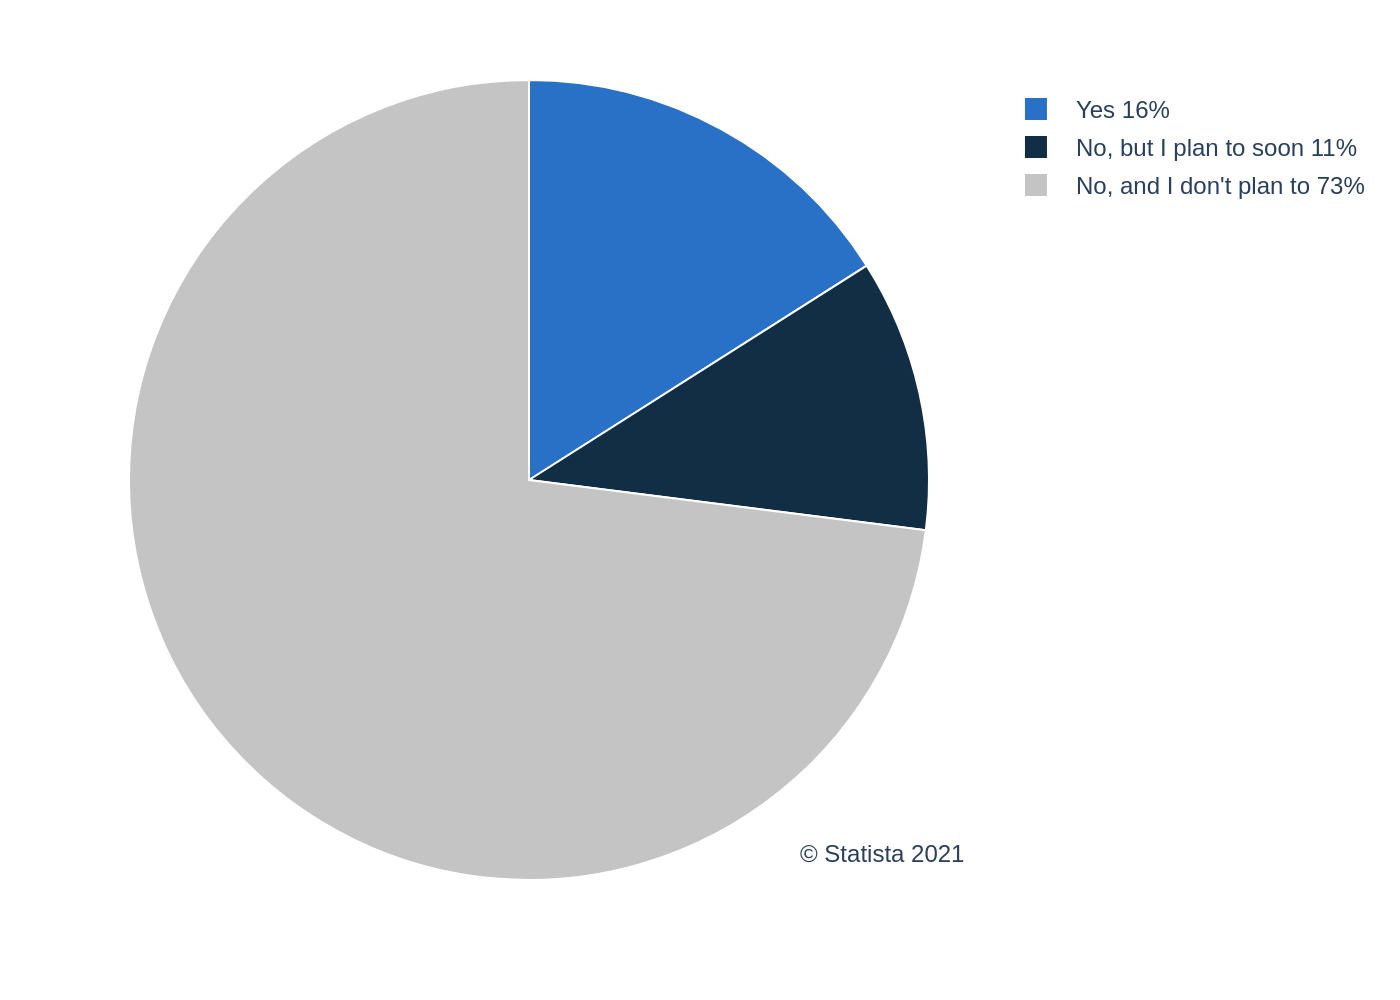

This chart was generated by the following Python code:
import sys
import json
import pathlib
import plotly.graph_objects as go

# --- 1. Load data from JSON file specified in command-line argument ---
if len(sys.argv) != 2:
    print("Usage: python generate_chart.py <json_file_path>")
    sys.exit(1)

json_path = pathlib.Path(sys.argv[1])
if not json_path.is_file():
    print(f"Error: File not found at {json_path}")
    sys.exit(1)

with open(json_path, 'r', encoding='utf-8') as f:
    chart_info = json.load(f)

# --- 2. Extract and prepare data for Plotly ---
chart_data = chart_info.get("chart_data", [])
texts = chart_info.get("texts", {})
colors = chart_info.get("colors", [])

# Prepare labels for the legend, combining category name and value
pie_labels = [f"{item['label']} {item['value']}%" for item in chart_data]
pie_values = [item['value'] for item in chart_data]

# --- 3. Create the Plotly figure ---
fig = go.Figure()

# Add the pie chart trace
fig.add_trace(go.Pie(
    labels=pie_labels,
    values=pie_values,
    marker=dict(colors=colors, line=dict(color='#ffffff', width=1)),
    sort=False,  # Preserve the original data order
    direction='clockwise',
    textinfo='none',  # No text on the pie slices
    hoverinfo='label+percent',
    hole=0.0 # Standard pie chart
))

# --- 4. Configure the layout for clarity and accuracy ---
annotations = []
# Add source text if it exists
if texts.get("source"):
    annotations.append(
        dict(
            text=texts["source"],
            align='right',
            showarrow=False,
            xref='paper',
            yref='paper',
            x=0.99,
            y=0.01,
            xanchor='right',
            yanchor='bottom'
        )
    )

fig.update_layout(
    title=dict(text=""), # No title in the original
    showlegend=True,
    legend=dict(
        traceorder='normal', # Follows data order
        font=dict(family="Arial", size=12),
        bgcolor='rgba(0,0,0,0)', # Transparent background
        borderwidth=0
    ),
    font=dict(family="Arial"),
    margin=dict(l=40, r=40, t=40, b=60), # Margins to prevent clipping
    annotations=annotations,
    paper_bgcolor='white',
    plot_bgcolor='white'
)

# --- 5. Save the figure as a PNG image ---
base_filename = json_path.stem
output_filename = f"{base_filename}.png"
fig.write_image(output_filename, scale=2)

print(f"Chart saved as {output_filename}")
